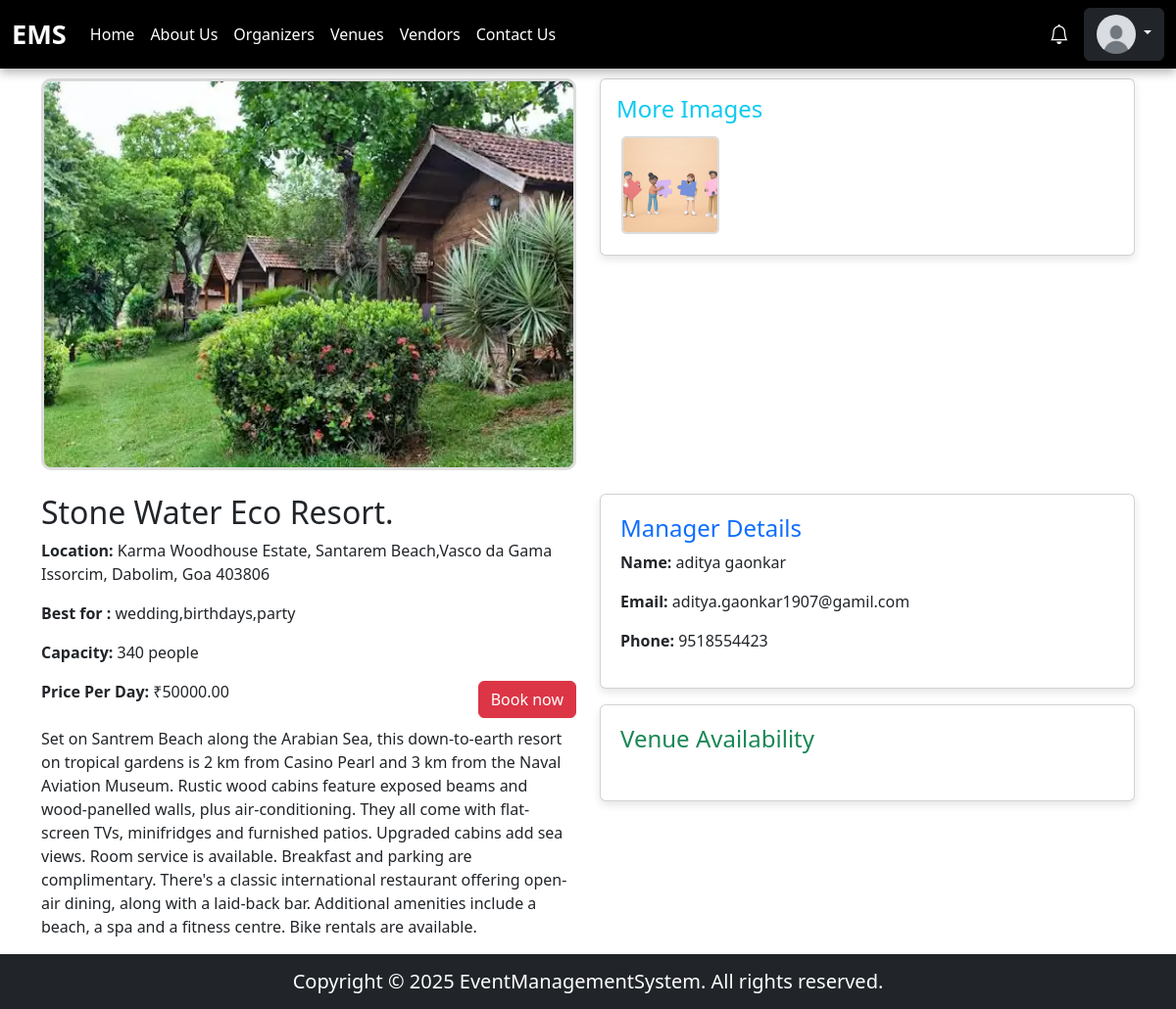
/pages/venue/venueDetails.php?venueId=3 (signed in), run on the app's committed database.
### tables this page shows
CREATE TABLE `users` (
  `id` int(11) NOT NULL,
  `username` varchar(255) NOT NULL,
  `email` varchar(255) NOT NULL,
  `phone` varchar(20) NOT NULL,
  `password` varchar(255) NOT NULL,
  `location` varchar(255) NOT NULL,
  `role` enum('user','organizer','vendor','venue_owner') NOT NULL,
  `profile_picture` varchar(255) DEFAULT NULL,
  `created_at` timestamp NOT NULL DEFAULT current_timestamp()
);

CREATE TABLE `venues` (
  `id` int(11) NOT NULL,
  `owner_id` int(11) NOT NULL,
  `name` varchar(255) NOT NULL,
  `location` varchar(255) NOT NULL,
  `capacity` int(11) NOT NULL,
  `price_per_day` decimal(10,2) NOT NULL,
  `description` text DEFAULT NULL,
  `thumbnail` varchar(255) DEFAULT NULL,
  `manager_name` varchar(255) DEFAULT NULL,
  `manager_email` varchar(255) DEFAULT NULL,
  `manager_phone` varchar(20) DEFAULT NULL,
  `status` enum('pending','approved','rejected') DEFAULT 'pending',
  `created_at` timestamp NOT NULL DEFAULT current_timestamp(),
  `venue_used_for` varchar(255) NOT NULL
);

### pages/venue/venueDetails.php (the view, shortened to what this page needs)
<?php
include("../../database/databaseConnection.php");
$venueId = $_GET['venueId'];
$query = $conn->prepare("SELECT * FROM venues WHERE id = ?");
$query->bind_param("i", $venueId);
$query->execute();
$result = $query->get_result();
$venue = $result->fetch_assoc();
$imagesQuery = $conn->prepare("SELECT image_url FROM venue_images WHERE venue_id = ?");
$imagesQuery->bind_param("i", $venueId);
$imagesQuery->execute();
$imagesResult = $imagesQuery->get_result();
$venueImages = [];
while ($row = $imagesResult->fetch_assoc()) {
    $venueImages[] = $row['image_url'];
}
?>
<!DOCTYPE html>
<html lang="en">
<head>
    <link rel="stylesheet" href="https://cdn.jsdelivr.net/npm/bootstrap@5.3.0/dist/css/bootstrap.min.css">
    <link rel="stylesheet" href="https://cdn.jsdelivr.net/npm/fullcalendar@5.11.3/main.min.css">
</head>
<body>
    <?php include("../../components/header.php"); ?>
    <div class="container mt-5">
        <div class="row g-4">
            <div class="col-lg-6">
                <img id="mainImage" src="<?php echo htmlspecialchars($venue['thumbnail']); ?>" class="main-image" alt="Venue Image">
            </div>
            <div class="col-lg-6">
                <div class="card p-3">
                    <h4 class="text-info">More Images</h4>
                    <div class="venue-images d-flex flex-wrap">
                        <?php foreach ($venueImages as $image) { ?>
                            <img src="../../<?php echo htmlspecialchars($image); ?>" onclick="changeMainImage(this.src)" alt="Venue Image">
                        <?php } ?>
                    </div>
                </div>
            </div>
        </div>
        <div class="row mt-4">
            <div class="col-lg-6">
                <h2 class="text-dark"> <?php echo htmlspecialchars($venue['name']); ?> </h2>
                <p><strong>Location:</strong> <?php echo htmlspecialchars($venue['location']); ?></p>
                <p><strong>Best for :</strong> <?php echo htmlspecialchars($venue['venue_used_for']); ?></p>
                <p><strong>Capacity:</strong> <?php echo htmlspecialchars($venue['capacity']); ?> people</p>
                <div class="d-md-flex justify-content-between align-items-md-center mb-2">
                    <p><strong>Price Per Day:</strong> ₹<?php echo htmlspecialchars($venue['price_per_day']); ?></p>
                    <a href="./venueBooking.php?venueId=<?php echo htmlspecialchars($venueId); ?>" class="btn btn-danger">Book now</a>
                </div>
                <p><?php echo htmlspecialchars($venue['description']); ?></p>
            </div>
            <div class="col-lg-6">
                <div class="card">
                    <h4 class="text-primary">Manager Details</h4>
                    <p><strong>Name:</strong> <?php echo htmlspecialchars($venue['manager_name']); ?></p>
                    <p><strong>Email:</strong> <?php echo htmlspecialchars($venue['manager_email']); ?></p>
                    <p><strong>Phone:</strong> <?php echo htmlspecialchars($venue['manager_phone']); ?></p>
                </div>
                <div class="card mt-3">
                    <h4 class="text-success">Venue Availability</h4>
                    <div class="calendar-container">
                    </div>
                </div>
            </div>
        </div>
    </div>
    <?php include("../../components/footer.php"); ?>
</body>
</html>

### components/header.php (shortened to what this page needs)
<?php
include(__DIR__ . "/../database/databaseConnection.php");
$profilePic = "/EventManagementSystem/uploads/profilePics/default.png";
if (isset($_SESSION['user_id'])) {
    $user_id = $_SESSION['user_id'];
    $query = "SELECT profile_picture, role FROM users WHERE id = ?";
    $stmt = mysqli_prepare($conn, $query);
    mysqli_stmt_bind_param($stmt, "i", $user_id);
    mysqli_stmt_execute($stmt);
    $result = mysqli_stmt_get_result($stmt);
    if ($row = mysqli_fetch_assoc($result)) {
        if (!empty($row['profile_picture'])) {
            $profilePic = $row['profile_picture'];
        }
    }
}
?>
<!DOCTYPE html>
<html lang="en">
<head>
    <link href="https://cdn.jsdelivr.net/npm/bootstrap@5.3.0/dist/css/bootstrap.min.css" rel="stylesheet">
    <link rel="stylesheet" href="https://cdn.jsdelivr.net/npm/bootstrap-icons/font/bootstrap-icons.css">
</head>
<body>
<nav class="navbar navbar-expand-lg navbar-dark">
    <div class="container-fluid">
        <a class="navbar-brand" href="/EventManagementSystem/">EMS</a>
        <div class="collapse navbar-collapse" id="navbarNav">
            <ul class="navbar-nav me-auto">
                <li class="nav-item"><a class="nav-link" href="/EventManagementSystem/">Home</a></li>
                <li class="nav-item"><a class="nav-link" href="/EventManagementSystem/pages/aboutus.php">About Us</a></li>
                <li class="nav-item"><a class="nav-link" href="/EventManagementSystem/pages/organizers/organizers.php">Organizers</a></li>
                <li class="nav-item"><a class="nav-link" href="/EventManagementSystem/pages/venue/venues.php">Venues</a></li>
                <li class="nav-item"><a class="nav-link" href="/EventManagementSystem/pages/vendors/vendors.php">Vendors</a></li>
                <li class="nav-item"><a class="nav-link" href="/EventManagementSystem/pages/contactUs.php">Contact Us</a></li>
            </ul>
            <?php if (!isset($_SESSION['user_id'])): ?>
                <div class="d-flex">
                    <a href="/EventManagementSystem/pages/login.php" class="btn btn-outline-light me-2">Login</a>
                    <a href="/EventManagementSystem/pages/register.php" class="btn btn-warning">Register</a>
                </div>
            <?php else: ?>
                <div class="d-flex align-items-center">
                    <a href="/EventManagementSystem/pages/notifications.php" class="notification-icon">
                        <i class="bi bi-bell"></i>
                    </a>
                    <div class="dropdown">
                        <button class="btn btn-dark dropdown-toggle" type="button" data-bs-toggle="dropdown" aria-expanded="false">
                            <img src="<?php echo htmlspecialchars($profilePic, ENT_QUOTES, 'UTF-8'); ?>" alt="Profile Picture" class="profile-pic">
                        </button>
                    </div>
                </div>
            <?php endif; ?>
        </div>
    </div>
</nav>
</body>
</html>

### pages/venue/venueDetails.php (style rules this page uses)
body { background-color: #f8f9fa; }
.main-image { width: 100%; height: 400px; object-fit: cover; border-radius: 10px; border: 3px solid #ddd; }
.venue-images img { width: 100px; height: 100px; cursor: pointer; border-radius: 5px; object-fit: cover; margin: 5px; transition: transform 0.2s ease-in-out; border: 2px solid #ddd; }
.calendar-container { width: 100%; padding: 10px; }
.card { box-shadow: 0 4px 8px rgba(0, 0, 0, 0.1); border-radius: 10px; padding: 20px; }

### components/header.php (style rules this page uses)
.navbar { position: fixed; top: 0; width: 100%; z-index: 1000; background: #000; box-shadow: 0 4px 10px rgba(0, 0, 0, 0.3); }
.navbar-brand { font-size: 1.7rem; font-weight: bold; color: white; }
.navbar-nav .nav-link { color: white; }
.profile-pic { width: 40px; height: 40px; border-radius: 50%; }
.notification-icon { position: relative; display: inline-block; color: white; font-size: 20px; margin-right: 15px; cursor: pointer; }

### data on the page
users: profile_picture (placeholder picture)
venues: thumbnail (picture), name "Stone Water Eco Resort.", location "Karma Woodhouse Estate, Santarem Beach,Vasco da Gama Issorcim, Dabolim, Goa 403806", venue_used_for "wedding,birthdays,party", capacity "340", price_per_day "50000.00", description "Set on Santrem Beach along the Arabian Sea, this down-to-earth resort on tropical gardens is 2 km from Casino Pearl and 3 km from the Naval Aviation Museum. Rustic wood cabins feature exposed beams and wood-panelled walls, plus air-conditioning. They all come with flat-screen TVs, minifridges and furnished patios. Upgraded cabins add sea views. Room service is available. Breakfast and parking are complimentary. There's a classic international restaurant offering open-air dining, along with a laid-back bar. Additional amenities include a beach, a spa and a fitness centre. Bike rentals are available.", manager_name "aditya gaonkar", manager_email "aditya.gaonkar1907@gamil.com", manager_phone "9518554423"
